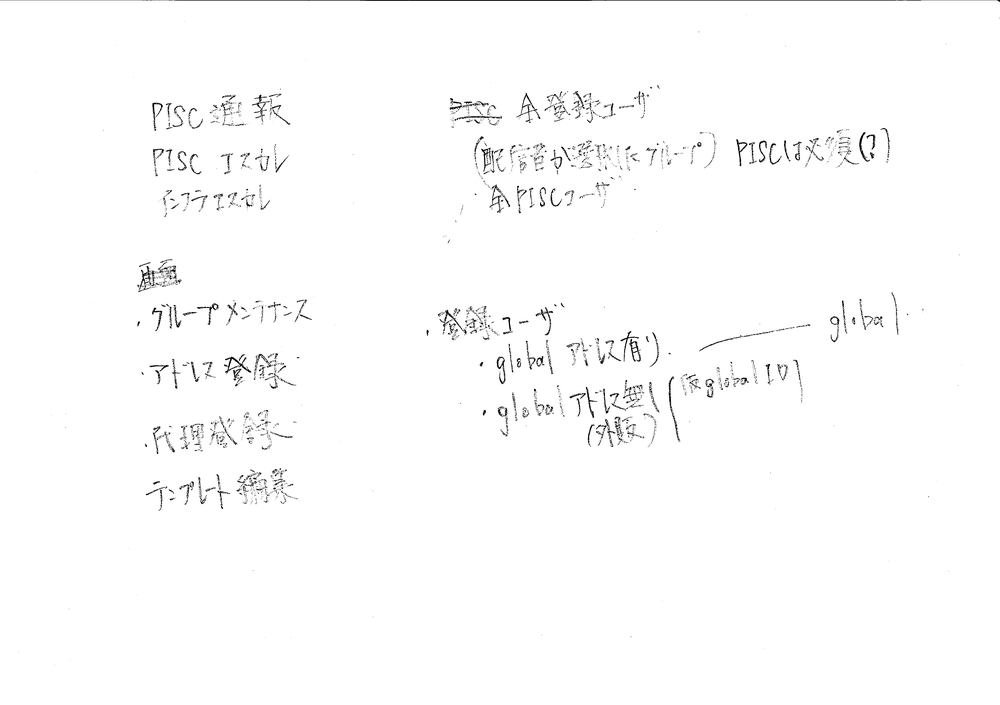
#> input picture 20250713_前処理/pencil.png, 1000 x 705 px, shrunk from 3483 x 2456 before the run, found by its file name
$ python 010_test.py
#> lines starting #> are read from the running program, lines starting #| are printed output that depends on the picture; after the words box and inside, x2 and y2 are one past the last pixel; in counts of white or black regions, pixels touching at a corner belong together
import cv2
import numpy as np
import matplotlib.pyplot as plt

# ファイルパス（画像ファイル名に応じて変更）
image_path = 'C:\python_ohtani_works\\aiocr\\20250713_前処理\\pencil.png'
#image_path = '.\\鉛筆.png'
#image_path = '鉛筆.png'

# 1. 画像読み込み（カラー）
img = cv2.imread(image_path)
#> img is the input picture: shape (705, 1000, 3); min 0, max 255, mean 252.1
if img is None:
    print("画像の読み込みに失敗しました。パスやファイル名を確認してください。")
else:
    print("画像の読み込みに成功しました。")

# 2. グレースケール化
gray = cv2.cvtColor(img, cv2.COLOR_BGR2GRAY)

# 3. ノイズ除去（ガウシアンブラー）
blurred = cv2.GaussianBlur(gray, (5, 5), 0)

# 4. 二値化（Otsuの自動しきい値法）
_, binary = cv2.threshold(blurred, 0, 255, cv2.THRESH_BINARY + cv2.THRESH_OTSU)
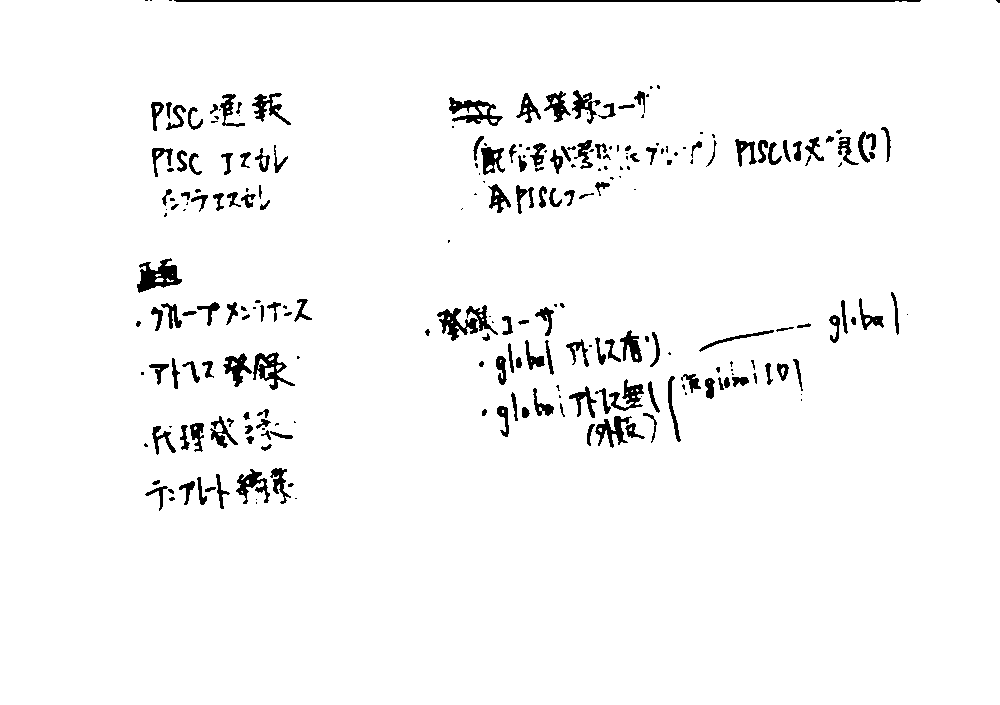
#> binary: shape (705, 1000); 96.5% white; 250 black regions (89 under 20 px)

# 5. 輪郭検出（文字領域の候補）
contours, _ = cv2.findContours(binary, cv2.RETR_EXTERNAL, cv2.CHAIN_APPROX_SIMPLE)
#> contours = 1 contour; box (x1, y1, x2, y2) and area: (0, 0, 1000, 705) 701798
contour_img = img.copy()
for cnt in contours:
    x, y, w, h = cv2.boundingRect(cnt)
    if w > 10 and h > 10:  # 小さすぎるものは除外
        cv2.rectangle(contour_img, (x, y), (x+w, y+h), (0, 255, 0), 2)
#> this loop made 1 pass
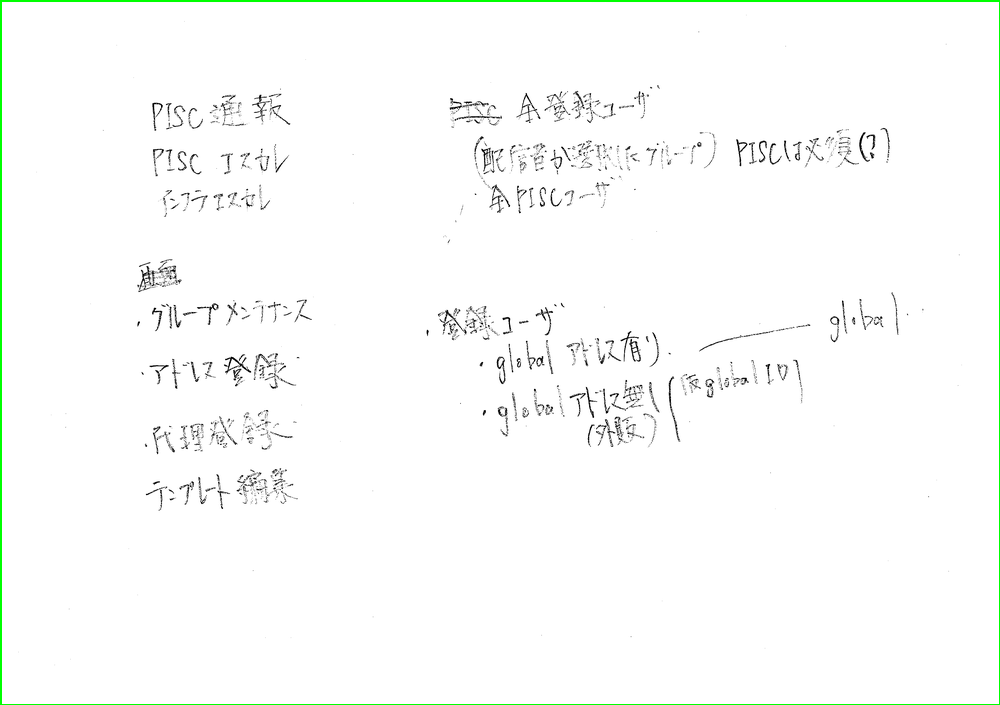
#> contour_img: shape (705, 1000, 3); 0.72% of pixels changed, all inside (x1, y1, x2, y2) = (0, 0, 1000, 705)

# 6. 結果表示（ステップごと）
titles = ['Original', 'Grayscale', 'Blurred', 'Binary', 'Contours']
images = [img, gray, blurred, binary, contour_img]

plt.figure(figsize=(15, 6))
for i in range(5):
    plt.subplot(1, 5, i+1)
    cmap = 'gray' if i != 0 and i != 4 else None
    plt.imshow(images[i], cmap=cmap)
    plt.title(titles[i])
    plt.axis('off')
plt.tight_layout()
plt.show()
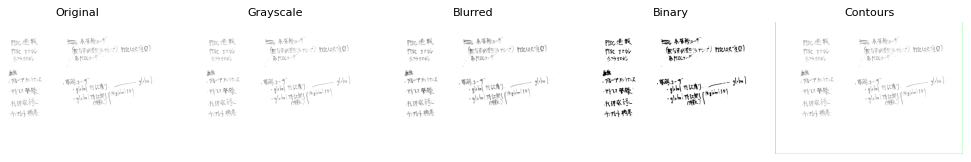
#> figure drawn by matplotlib, 5 panels
